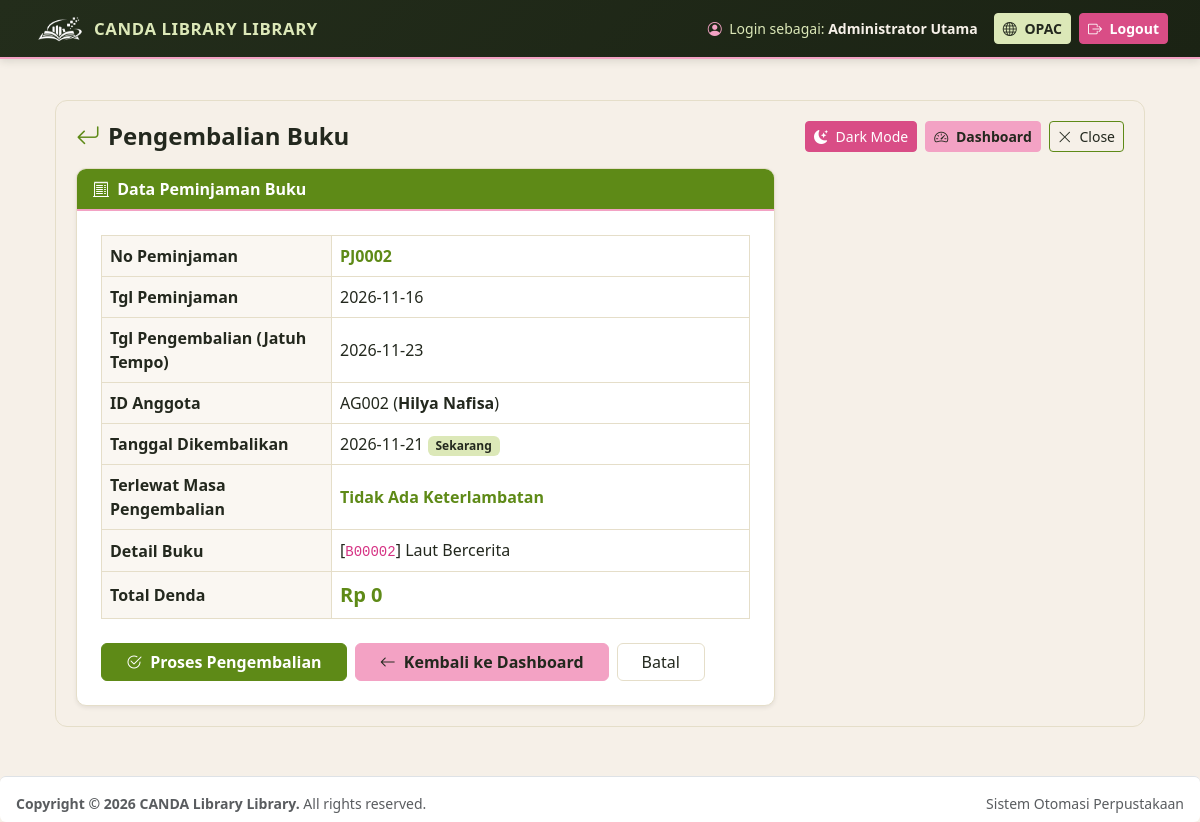
The page /sirkulasi/kembali.php?id=2 (signed in) on the database its author committed.
### tables this page shows
CREATE TABLE IF NOT EXISTS pengaturan_denda (
    id_denda INT AUTO_INCREMENT PRIMARY KEY,
    nominal_denda INT NOT NULL DEFAULT 1000,
    lama_pinjam_default INT NOT NULL DEFAULT 7,
    nama_perpustakaan VARCHAR(150) DEFAULT 'CANDA Library Library - Sistem Otomasi Perpustakaan',
    updated_at TIMESTAMP DEFAULT CURRENT_TIMESTAMP ON UPDATE CURRENT_TIMESTAMP
);

CREATE TABLE IF NOT EXISTS sirkulasi (
    id_transaksi INT AUTO_INCREMENT PRIMARY KEY,
    no_pinjam VARCHAR(20) NOT NULL UNIQUE,
    id_anggota INT NOT NULL,
    id_buku INT NOT NULL,
    tgl_pinjam DATE NOT NULL,
    tgl_jatuh_tempo DATE NOT NULL,
    tgl_kembali DATE NULL,
    status ENUM('Dipinjam', 'Dikembalikan') DEFAULT 'Dipinjam',
    denda INT DEFAULT 0,
    petugas_id INT NULL,
    FOREIGN KEY (id_anggota) REFERENCES anggota(id_anggota) ON DELETE CASCADE,
    FOREIGN KEY (id_buku) REFERENCES buku(id_buku) ON DELETE CASCADE
);

CREATE TABLE IF NOT EXISTS anggota (
    id_anggota INT AUTO_INCREMENT PRIMARY KEY,
    kode_anggota VARCHAR(20) NOT NULL UNIQUE,
    username_anggota VARCHAR(50) NOT NULL UNIQUE,
    password_anggota VARCHAR(255) NOT NULL,
    nama_anggota VARCHAR(100) NOT NULL,
    jenis_kelamin ENUM('Laki-laki', 'Perempuan') NOT NULL,
    tempat_lahir VARCHAR(50) DEFAULT 'Semarang',
    tanggal_lahir DATE DEFAULT '2004-01-01',
    no_telp VARCHAR(20) NOT NULL,
    email VARCHAR(100) DEFAULT '-',
    alamat TEXT NOT NULL,
    foto VARCHAR(255) DEFAULT '',
    tgl_bergabung DATE DEFAULT (CURRENT_DATE),
    status_aktif ENUM('Aktif', 'Nonaktif') DEFAULT 'Aktif'
);

CREATE TABLE IF NOT EXISTS buku (
    id_buku INT AUTO_INCREMENT PRIMARY KEY,
    nomor_induk VARCHAR(30) NOT NULL UNIQUE,
    nomor_barcode VARCHAR(30) NOT NULL UNIQUE,
    isbn VARCHAR(30) DEFAULT '-',
    nomor_kelas VARCHAR(30) NOT NULL,
    no_panggil VARCHAR(50) NOT NULL,
    judul VARCHAR(200) NOT NULL,
    pengarang VARCHAR(150) NOT NULL,
    penerbit VARCHAR(100) NOT NULL,
    tempat_terbit VARCHAR(100) DEFAULT 'Jakarta',
    tahun_terbit YEAR NOT NULL,
    bahasa VARCHAR(50) DEFAULT 'Indonesia',
    jumlah_halaman VARCHAR(50) DEFAULT '200 hlm.',
    sinopsis TEXT,
    id_kategori INT,
    id_rak INT,
    stok INT NOT NULL DEFAULT 1,
    sampul VARCHAR(255) DEFAULT '',
    lampiran_pdf VARCHAR(255) DEFAULT '',
    tanggal_masuk TIMESTAMP DEFAULT CURRENT_TIMESTAMP,
    FOREIGN KEY (id_kategori) REFERENCES kategori(id_kategori) ON DELETE SET NULL,
    FOREIGN KEY (id_rak) REFERENCES rak(id_rak) ON DELETE SET NULL
);

### config/koneksi.php (called while the page is built, shortened)
<?php
$host = "sqlXXX.infinityfree.com";
$user = "if0_43497672";
$pass = "PASSWORD_MYSQL_KAMU";
$db   = "if0_43497672_db_candalibrary";
$conn = mysqli_connect($host, $user, $pass, $db);
mysqli_query($conn, "CREATE TABLE IF NOT EXISTS pengaturan_denda (
    id INT AUTO_INCREMENT PRIMARY KEY,
    nominal_denda INT DEFAULT 1000,
    lama_pinjam_default INT DEFAULT 7,
    nama_perpustakaan VARCHAR(100) DEFAULT 'CANDA Library'
)");
$q_set = mysqli_query($conn, "SELECT * FROM pengaturan_denda LIMIT 1");
$pengaturan = mysqli_fetch_assoc($q_set);
if (!function_exists('format_rupiah')) {
    function format_rupiah($angka) {
        return "Rp " . number_format((float)$angka, 0, ',', '.');
    }
}
if (!function_exists('hitung_denda_otomatis')) {
    function hitung_denda_otomatis($tgl_jatuh_tempo, $tgl_kembali, $nominal_denda_per_hari = 1000) {
        $jatuh_tempo = strtotime($tgl_jatuh_tempo);
        $kembali     = strtotime($tgl_kembali);
        return array(
            'hari'      => 0,
            'terlambat' => 0,
            'denda'     => 0
        );
    }
}
?>

### sirkulasi/kembali.php (the view, shortened to what this page needs)
<?php
require_once '../config/koneksi.php';
$id = isset($_GET['id']) ? (int)$_GET['id'] : 0;
$sql = "SELECT s.*, a.kode_anggota, a.nama_anggota, b.nomor_barcode, b.judul
        FROM sirkulasi s
        JOIN anggota a ON s.id_anggota = a.id_anggota
        JOIN buku b ON s.id_buku = b.id_buku
        WHERE s.id_transaksi = $id AND s.status = 'Dipinjam'";
$q_trx = mysqli_query($conn, $sql);
$trx = $q_trx ? mysqli_fetch_assoc($q_trx) : null;
$tgl_sekarang = date('Y-m-d');
$nominal_denda = isset($pengaturan['nominal_denda']) ? $pengaturan['nominal_denda'] : 0;
$hasil_denda  = hitung_denda_otomatis($trx['tgl_jatuh_tempo'], $tgl_sekarang, $nominal_denda);
require_once '../includes/header.php';
?>
<div class="kembali-proses-wrapper">
    <div class="d-flex flex-wrap justify-content-between align-items-center gap-2 mb-3">
        <h4 class="fw-bold mb-0">
            <i class="bi bi-arrow-return-left me-2" style="color: var(--grass);"></i>Pengembalian Buku
        </h4>
        <div class="d-flex flex-wrap gap-2">
            <button type="button" id="toggleModeKembaliProses" class="btn btn-sm btn-raspberry">
                <i class="bi bi-moon-stars-fill me-1" id="iconModeKembaliProses"></i>
                <span id="labelModeKembaliProses">Dark Mode</span>
            </button>
            <a href="../admin/dashboard.php" class="btn btn-bubblegum btn-sm">
                <i class="bi bi-speedometer2 me-1"></i> Dashboard
            </a>
            <a href="tampil.php" class="btn btn-outline-secondary btn-sm" style="border-color: var(--grass); color: var(--text-panel);">
                <i class="bi bi-x-lg me-1"></i> Close
            </a>
        </div>
    </div>
    <div class="card kembali-proses-card col-lg-8 shadow-sm">
        <div class="card-header fw-bold">
            <i class="bi bi-receipt-cutoff me-1"></i> Data Peminjaman Buku
        </div>
        <div class="card-body p-4">
            <div class="table-responsive">
                <table class="table table-bordered detail-table align-middle mb-4">
                    <tr>
                        <th width="230">No Peminjaman</th>
                        <td class="fw-bold" style="color: var(--grass);"><?= htmlspecialchars($trx['no_pinjam']) ?></td>
                    </tr>
                    <tr>
                        <th>Tgl Peminjaman</th>
                        <td><?= htmlspecialchars($trx['tgl_pinjam']) ?></td>
                    </tr>
                    <tr>
                        <th>Tgl Pengembalian (Jatuh Tempo)</th>
                        <td><?= htmlspecialchars($trx['tgl_jatuh_tempo']) ?></td>
                    </tr>
                    <tr>
                        <th>ID Anggota</th>
                        <td><?= htmlspecialchars($trx['kode_anggota']) ?> (<strong><?= htmlspecialchars($trx['nama_anggota']) ?></strong>)</td>
                    </tr>
                    <tr>
                        <th>Tanggal Dikembalikan</th>
                        <td><?= htmlspecialchars($tgl_sekarang) ?> <span class="badge" style="background-color: var(--pistachio); color: #23281E;">Sekarang</span></td>
                    </tr>
                    <tr>
                        <th>Terlewat Masa Pengembalian</th>
                        <td>
                            <?php if($hasil_denda['hari'] > 0): ?>
                                <span class="fw-bold" style="color: var(--raspberry);">Terlambat <?= (int)$hasil_denda['hari'] ?> Hari</span>
                            <?php else: ?>
                                <span class="fw-bold" style="color: var(--grass);">Tidak Ada Keterlambatan</span>
                            <?php endif; ?>
                        </td>
                    </tr>
                    <tr>
                        <th>Detail Buku</th>
                        <td>[<code><?= htmlspecialchars($trx['nomor_barcode']) ?></code>] <?= htmlspecialchars($trx['judul']) ?></td>
                    </tr>
                    <tr>
                        <th>Total Denda</th>
                        <td class="fs-5 fw-bold" style="color: <?= ((int)$hasil_denda['denda'] > 0) ? 'var(--raspberry)' : 'var(--grass)' ?>;">
                            <?= format_rupiah($hasil_denda['denda']) ?>
                        </td>
                    </tr>
                </table>
            </div>
            <form method="POST" class="d-flex flex-wrap gap-2">
                <button type="submit" class="btn btn-grass fw-bold px-4">
                    <i class="bi bi-check2-circle me-1"></i> Proses Pengembalian
                </button>
                <a href="../admin/dashboard.php" class="btn btn-bubblegum px-4">
                    <i class="bi bi-arrow-left me-1"></i> Kembali ke Dashboard
                </a>
                <a href="tampil.php" class="btn btn-outline-secondary px-4" style="border-color: var(--border-panel); color: var(--text-panel);">Batal</a>
            </form>
        </div>
    </div>
</div>
<?php require_once '../includes/footer.php'; ?>

### includes/header.php (shortened to what this page needs)
<?php
$nama_perpus = isset($pengaturan['nama_perpustakaan']) ? $pengaturan['nama_perpustakaan'] : 'CANDA Library';
$role_user   = isset($_SESSION['nama_petugas']) ? $_SESSION['nama_petugas'] : 'Administrator';
?>
<!DOCTYPE html>
<html lang="id">
<head>
    <link href="https://cdn.jsdelivr.net/npm/bootstrap@5.3.3/dist/css/bootstrap.min.css" rel="stylesheet">
    <link href="https://cdn.jsdelivr.net/npm/bootstrap-icons@1.11.3/font/bootstrap-icons.min.css" rel="stylesheet">
</head>
<body>
    <nav class="navbar navbar-expand main-header mb-3">
        <div class="container-fluid">
            <a class="navbar-brand d-flex align-items-center gap-2 py-0" href="../admin/dashboard.php">
                <img src="../uploads/lampiran/logo.png" alt="Logo <?= htmlspecialchars(strtoupper($nama_perpus)) ?>" class="brand-logo-img">
                <span class="brand-title-caps text-uppercase"><?= htmlspecialchars($nama_perpus) ?></span>
            </a>
            <div class="navbar-nav ms-auto align-items-center">
                <span class="navbar-text me-3 small" style="color: var(--pistachio);">
                    <i class="bi bi-person-circle me-1" style="color: var(--bubblegum);"></i> Login sebagai:
                    <strong style="color: var(--ivory);"><?= htmlspecialchars($role_user) ?></strong>
                </span>
                <a href="../index.php" target="_blank" class="btn btn-canda-opac btn-sm me-2">
                    <i class="bi bi-globe me-1"></i> OPAC
                </a>
                <a href="../auth/logout.php" onclick="return confirm('Keluar dari sistem?')" class="btn btn-canda-logout btn-sm">
                    <i class="bi bi-box-arrow-right me-1"></i> Logout
                </a>
            </div>
        </div>
    </nav>
    <div class="container main-content">

### includes/footer.php (shortened to what this page needs)
</div>
    <footer class="mt-4 pt-3 border-top bg-white px-3 py-2 rounded small text-muted d-flex justify-content-between">
        <div><strong>Copyright &copy; <?= date('Y') ?> <?= htmlspecialchars($pengaturan['nama_perpustakaan']) ?>.</strong> All rights reserved.</div>
        <div>Sistem Otomasi Perpustakaan</div>
    </footer>
</body>
</html>

### includes/header.php (style rules this page uses)
:root { --pistachio: #DCE8B8; --grass: #5E8A17; --grass-dark: #466810; --raspberry: #D94D86; --raspberry-dark: #B5376B; --bubblegum: #F3A2C4; --ivory: #F6F0E8; --ink: #23281E; --muted: #646B5E; --border-soft: #E5DEC9; }
body { background-color: var(--ivory); color: var(--ink); font-family: 'Segoe UI', Tahoma, Geneva, Verdana, sans-serif; }
.main-header { background: linear-gradient(135deg, #232D1B 0%, #1B2314 100%); border-bottom: 2px solid var(--bubblegum); padding: 10px 20px; box-shadow: 0 2px 8px rgba(35, 45, 27, 0.14); }
.brand-logo-img { height: 36px; width: auto; object-fit: contain; display: block; }
.brand-title-caps { color: var(--pistachio); letter-spacing: 0.6px; font-size: 1.05rem; font-weight: 800; text-transform: uppercase; }
.main-content { padding: 25px; }
.btn-canda-opac { background-color: var(--pistachio); border-color: var(--pistachio); color: var(--ink); font-weight: 600; }
.btn-canda-logout { background-color: var(--raspberry); border-color: var(--raspberry); color: #FFFFFF; font-weight: 600; }

### sirkulasi/kembali.php (style rules this page uses)
:root { --pistachio: #DCE8B8; --grass: #5E8A17; --grass-dark: #466810; --raspberry: #D94D86; --raspberry-dark: #B5376B; --bubblegum: #F3A2C4; --ivory: #F6F0E8; --bg-panel: #F6F0E8; --bg-card: #FFFFFF; --bg-th: #FAF7F2; --text-panel: #23281E; --text-soft: #646B5E; --border-panel: #E5DEC9; }
.kembali-proses-wrapper { background-color: var(--bg-panel); color: var(--text-panel); border: 1px solid var(--border-panel); border-radius: 12px; padding: 20px; transition: background-color 0.25s ease, color 0.25s ease; }
.kembali-proses-card { background-color: var(--bg-card) !important; color: var(--text-panel) !important; border: 1px solid var(--border-panel) !important; border-radius: 10px; overflow: hidden; }
.kembali-proses-card .card-header { background-color: var(--grass) !important; color: #FFFFFF !important; border-bottom: 2px solid var(--bubblegum) !important; }
.detail-table { color: var(--text-panel); border-color: var(--border-panel); }
.detail-table th { background-color: var(--bg-th); color: var(--text-panel); border-color: var(--border-panel); }
.detail-table td { background-color: var(--bg-card); color: var(--text-panel); border-color: var(--border-panel); }
.btn-grass { background-color: var(--grass); border-color: var(--grass); color: #FFFFFF; }
.btn-bubblegum { background-color: var(--bubblegum); border-color: var(--bubblegum); color: #23281E; font-weight: 600; }
.btn-raspberry { background-color: var(--raspberry); border-color: var(--raspberry); color: #FFFFFF; }

### rows shown on the page
pengaturan_denda: nama_perpustakaan "CANDA LIBRARY LIBRARY", nama_perpustakaan "CANDA Library Library"
sirkulasi: no_pinjam "PJ0002", tgl_pinjam "2026-11-16", tgl_jatuh_tempo "2026-11-23", id_anggota.kode_anggota "AG002", id_anggota.nama_anggota "Hilya Nafisa", id_buku.nomor_barcode "B00002", id_buku.judul "Laut Bercerita", format_rupiah($hasil_denda['denda']) "Rp 0"

### other values the page prints
$role_user "Administrator Utama"
